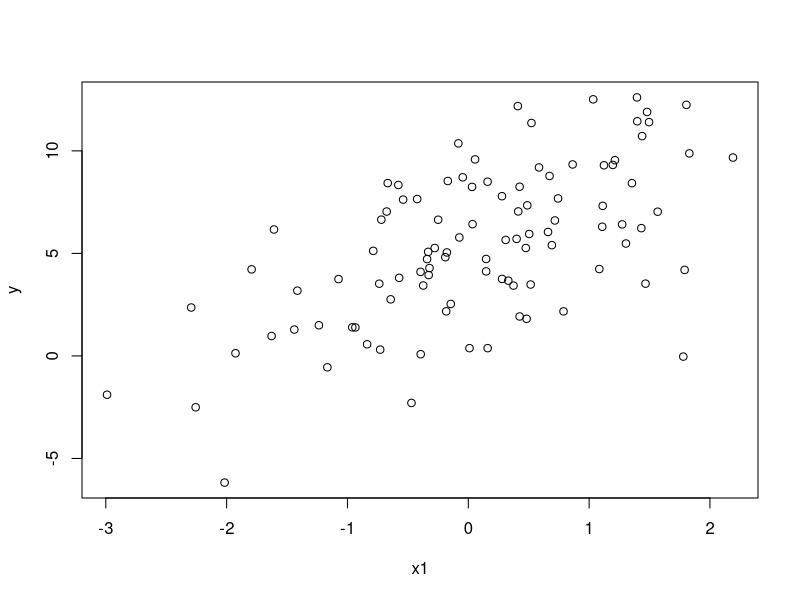
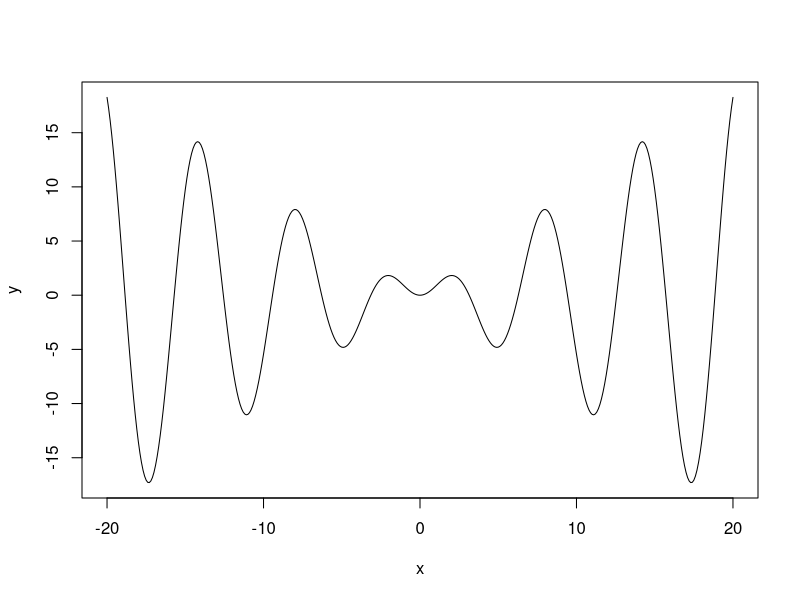
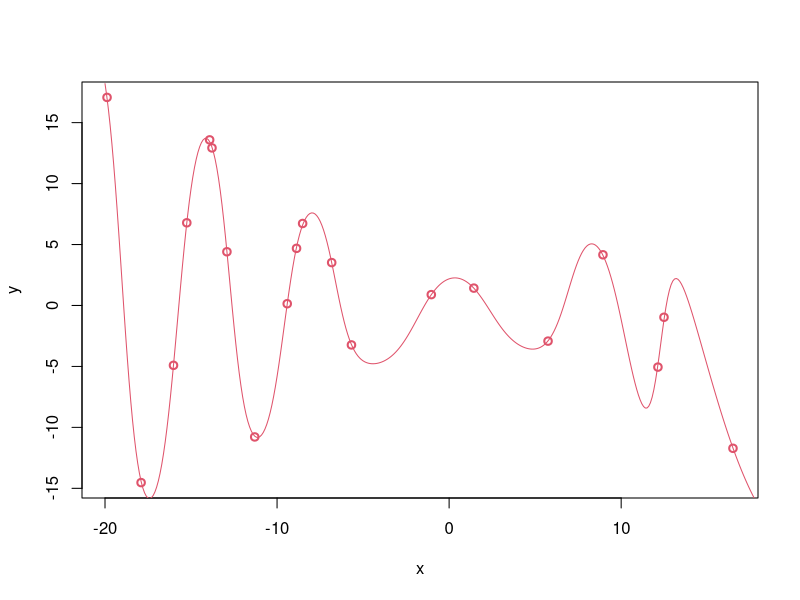
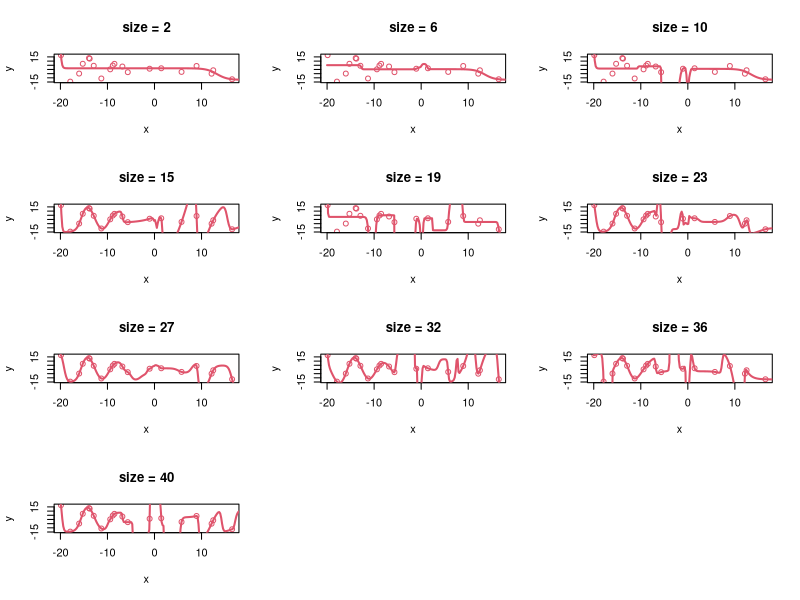

These figures' R source, in order:
## ---- chunk 1
# IMPORT
library(nnet)

x1 <- rnorm(100)
x2 <- rnorm(100)
y <- 5 +  2*x1 + -3*x2 + rnorm(100)
plot(x1,y)

df = data.frame(Y=y, X1 = x1, X2 = x2)
## ---- chunk 2
model <- lm(Y ~ X1 + X2, data = df)
summary(model)
## ---- chunk 3
library(nnet)

# fit neural network with no hidden layer
nn_model = nnet(
  Y ~ X1 + X2,
  data = df,
  size = 0,
  linout = TRUE,   # regression
  skip = TRUE, # skip hidden layer
  trace = FALSE
)

# print weights
print(paste(c('Neural Net output parameter weights:',nn_model$wts)))
## ---- chunk 4
# fit neural network with hidden layer
nn_model_1_hidden_layer = nnet(
  Y ~ X1 + X2,
  data = df,
  size = 3,  # one hidden layer with 2 neurons
  linout = TRUE,   # regression
  trace = FALSE
)

# predictions
pred_nn_1_hidden_layer = predict(nn_model_1_hidden_layer, df)

# mse
mse = mean((df$Y - pred_nn_1_hidden_layer)^2)
mse
## ---- chunk 5
sinc = function(x){x*sin(x)} # Define the function

xx <- seq(-20,20,by=.1) # vector of x variables for plotting
mydf = data.frame(x=xx, y = sinc(xx))

plot(y ~x, data = mydf, type = 'l')


# Now we will create a dataset by drawing a few samples from the domain of this function and evaluating this function at those locations.
x <- runif(20, min = -20, max = 20 )
mydf.train = data.frame(x = x, y = sinc(x))

plot(y ~x, data = mydf.train, lwd = 2, col = 2)

# Train network and make predictions
# Note linout = T
net1 <- nnet(y ~x, data = mydf.train, size = 20, decay = .001, maxit = 2000, linout = T)
pred <- predict(net1, newdata = mydf, type = "r")

# Make a plots of predictions, overlaid on the datapoints and the true function
lines(xx,pred, col = 2)
## ---- chunk 6
library(nnet)

# Create grid for plotting
xx <- seq(-20, 20, length = 200)

# Set layout: 2 rows × 5 columns (10 plots)
par(mfrow = c(4, 3))

# Loop over 10 different hidden layer sizes
sizes <- seq(2, 40, length.out = 10)

for (s in sizes) {

  # Fit model
  net <- nnet(
    y ~ x,
    data = mydf.train,
    size = round(s),
    linout = TRUE,
    trace = FALSE,
    maxit = 2000
  )

  # Predict on dense grid
  pred <- predict(net, newdata = data.frame(x = xx))

  # Plot training data
  plot(y ~ x, data = mydf.train,
       main = paste("size =", round(s)),
       col = 2)

  # Overlay prediction
  lines(xx, pred, col = 2, lwd = 2)
}
